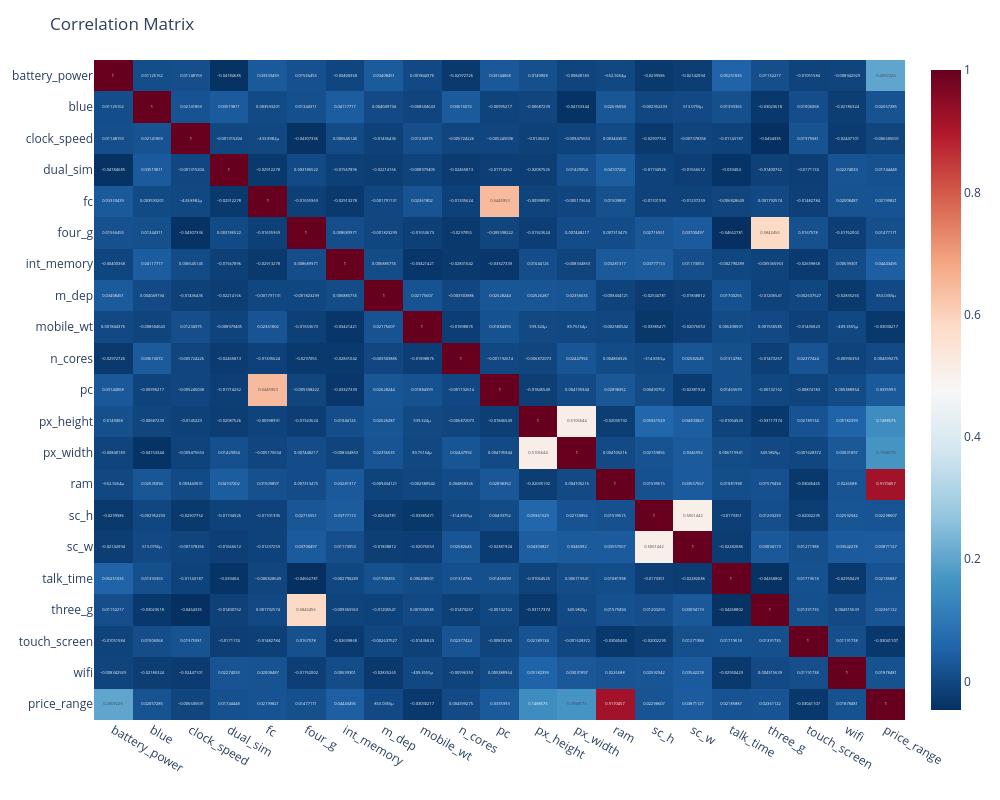

The code cell stored with this chart in its notebook:
### Markdown cell above
battery_power: Мощность батареи в мАч (миллиампер-часах).

blue: Наличие Bluetooth (1 — есть, 0 — нет).

clock_speed: Тактовая частота процессора в GHz.

dual_sim: Наличие двух SIM-карт (1 — есть, 0 — нет).

fc: Количество мегапикселей фронтальной камеры.

four_g: Наличие поддержки 4G (1 — есть, 0 — нет).

int_memory: Внутренная память в гигабайтах.

m_dep: Глубина мобильного устройства (в сантиметрах).

mobile_wt: Вес мобильного устройства в граммах.

n_cores: Количество ядер процессора.

px_height: Высота экрана в пикселях.

px_width: Ширина экрана в пикселях.

ram: Оперативная память в мегабайтах.

sc_h: Высота экрана в дюймах.

sc_w: Ширина экрана в дюймах.

talk_time: Время разговора в часах.

three_g: Наличие поддержки 3G (1 — есть, 0 — нет).

touch_screen: Наличие сенсорного экрана (1 — есть, 0 — нет).

wifi: Наличие Wi-Fi (1 — есть, 0 — нет).

price_range: Ценовой диапазон телефона (например, 1 — дешевый, 2 — средний, 3 — дорогой, 4 — очень дорогой).

### Code cell
corr_matrix = mob_df.corr(numeric_only=True)

fig = px.imshow(corr_matrix,
                width=1500,
                height=1500,
                text_auto=True, aspect="auto",
                color_continuous_scale='RdBu_r',
                )
fig.update_layout(width=1000, height=800)
fig.update_layout(title='Correlation Matrix')
fig.show()

### Figure 1 — Plotly figure (JSON) as saved in the notebook; plotly's stock layout.template omitted (floating-point values rounded to 4 significant figures; data arrays with more than 128 entries replaced by an {"elided": "..."} marker saying what was removed)
{"data": [{"coloraxis": "coloraxis", "hovertemplate": "x: %{x}<br>y: %{y}<br>color: %{z}<extra></extra>", "name": "0", "texttemplate": "%{z}", "type": "heatmap", "x": ["battery_power", "blue", "clock_speed", "dual_sim", "fc", "four_g", "int_memory", "m_dep", "mobile_wt", "n_cores", "pc", "px_height", "px_width", "ram", "sc_h", "sc_w", "talk_time", "three_g", "touch_screen", "wifi", "price_range"], "xaxis": "x", "y": ["battery_power", "blue", "clock_speed", "dual_sim", "fc", "four_g", "int_memory", "m_dep", "mobile_wt", "n_cores", "pc", "px_height", "px_width", "ram", "sc_h", "sc_w", "talk_time", "three_g", "touch_screen", "wifi", "price_range"], "yaxis": "y", "z": {"elided": "21x21 float values"}}], "layout": {"coloraxis": {"colorscale": [[0, "rgb(5,48,97)"], [0.1, "rgb(33,102,172)"], [0.2, "rgb(67,147,195)"], [0.3, "rgb(146,197,222)"], [0.4, "rgb(209,229,240)"], [0.5, "rgb(247,247,247)"], [0.6, "rgb(253,219,199)"], [0.7, "rgb(244,165,130)"], [0.8, "rgb(214,96,77)"], [0.9, "rgb(178,24,43)"], [1, "rgb(103,0,31)"]]}, "height": 800, "margin": {"t": 60}, "title": {"text": "Correlation Matrix"}, "width": 1000, "xaxis": {"anchor": "y", "domain": [0, 1]}, "yaxis": {"anchor": "x", "autorange": "reversed", "domain": [0, 1]}}}
